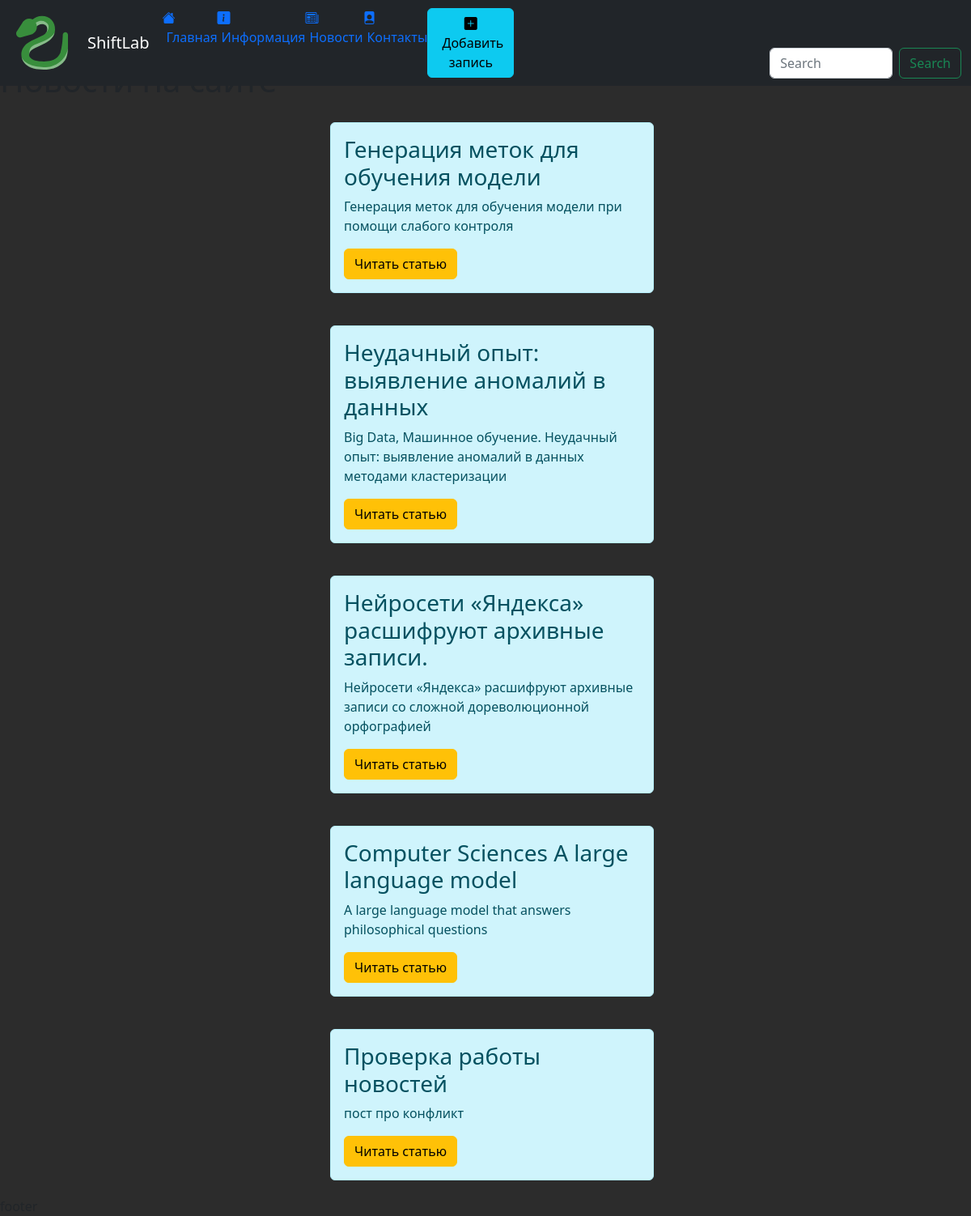
Page /news/ on the committed database.
### news/models.py (models this page shows, shortened)
class Articles(models.Model):
    title = models.CharField('Название', max_length=50)
    anons = models.CharField('Анонс', max_length=250)
    full_text = models.TextField('Статья')
    date = models.DateTimeField('Дата публикации', default=datetime.now, blank=True)
    class Meta:
        verbose_name = 'Новость'
        verbose_name_plural = 'Новости'

### news/views.py (the view)
# urls.py: path('', views.news_home, name='news_home'),
def news_home(request):
    news = Articles.objects.order_by('-date')
    return render(request, 'news/news_home.html', {'news': news})

### news/templates/news/news_home.html (shortened to what this page needs)
{% extends 'main/layout.html' %}
{% block content %}
<div class="features">
    <h1>Новости на сайте</h1>
    {% if news %}
        {% for el in news %}
            <div class="alert alert-info">
                <h3>{{ el.title }}</h3>
                <p>{{ el.anons }}</p>
                <a href="{% url 'news_detail' el.id %}" class="btn btn-warning">Читать статью</a>
            </div>
        {% endfor %}
    {% else %}
        <p>Записи отсутствуют</p>
    {% endif %}
</div>
{% endblock %}

### main/templates/main/layout.html (shortened to what this page needs)
{% load static %}
<!DOCTYPE html>
<html lang="en">
<head>
    <link rel="stylesheet" href="https://cdn.jsdelivr.net/npm/bootstrap@5.2.3/dist/css/bootstrap.min.css">
    <link rel="stylesheet" href="https://cdn.jsdelivr.net/npm/bootstrap-icons@1.8.1/font/bootstrap-icons.css">
    <link rel="stylesheet" href="{% static 'main/css/mid.css' %}">
</head>
<body>
    <div class="wrapper">
        <nav class="navbar navbar-expand-md navbar-dark bg-dark mb-4">
          <div class="container-fluid">
            <a class="navbar-brand" href="{% url 'home' %}"><img src="{% static 'main/img/logo.svg' %}" alt="Logo"></a>
            <a class="navbar-brand" href="{% url 'home' %}">ShiftLab</a>
            <div class="collapse navbar-collapse" id="navbarCollapse">
              <ul class="navbar-nav me-auto mb-2 mb-md-0">
                <li class="nav-item">
                    <a href="{% url 'home' %}"><i class="bi bi-house-fill"></i><span class="content">Главная</span></a>
                </li>
                <li class="nav-item">
                  <a href="{% url 'info' %}"><i class="bi bi-info-square-fill"></i><span class="content">Информация</span></a>
                </li>
                <li class="nav-item">
                  <a href="{% url 'news_home' %}"><i class="bi bi-newspaper"></i><span class="content">Новости</span></a>
                </li>
                <li class="nav-item">
                  <a href="{% url 'contacts' %}"><i class="bi bi-file-person-fill"></i><span class="content">Контакты</span></a>
                </li>
                <li class="nav-item">
                  <a href="{% url 'news_create' %}"><button class="btn btn-info"><i class="bi bi-plus-square-fill"></i><span class="content">Добавить запись</span></button></a>
                </li>
              </ul>
              <form class="d-flex" role="search">
                <input class="form-control me-2" type="search" placeholder="Search" aria-label="Search">
                <button class="btn btn-outline-success" type="submit">Search</button>
              </form>
            </div>
          </div>
        </nav>
        {% block content %}
        {% endblock %}
    </div>
</body>
</html>

### main/static/main/css/mid.css (style rules this page uses)
body { background: #2c2c2c; }
img { width: 80px; float: left; }
h1 { margin-top: -55px; }
a { text-decoration: none; }
.content { padding-left: 5px; }
.alert-info { float: left; clear: both; width: 400px; margin: 20px 34%; text-align: left; }
form { margin-left: 32%; width: 500px; margin-top: 50px; }

### rows in the picture
Articles: title "Генерация меток для обучения модели", anons "Генерация меток для обучения модели при помощи слабого контроля"
Articles: title "Неудачный опыт: выявление аномалий в данных", anons "Big Data, Машинное обучение. Неудачный опыт: выявление аномалий в данных методами кластеризации"
Articles: title "Нейросети «Яндекса» расшифруют архивные записи.", anons "Нейросети «Яндекса» расшифруют архивные записи со сложной дореволюционной орфографией"
Articles: title "Computer Sciences A large language model", anons "A large language model that answers philosophical questions"
Articles: title "Проверка работы новостей", anons "пост про конфликт"
